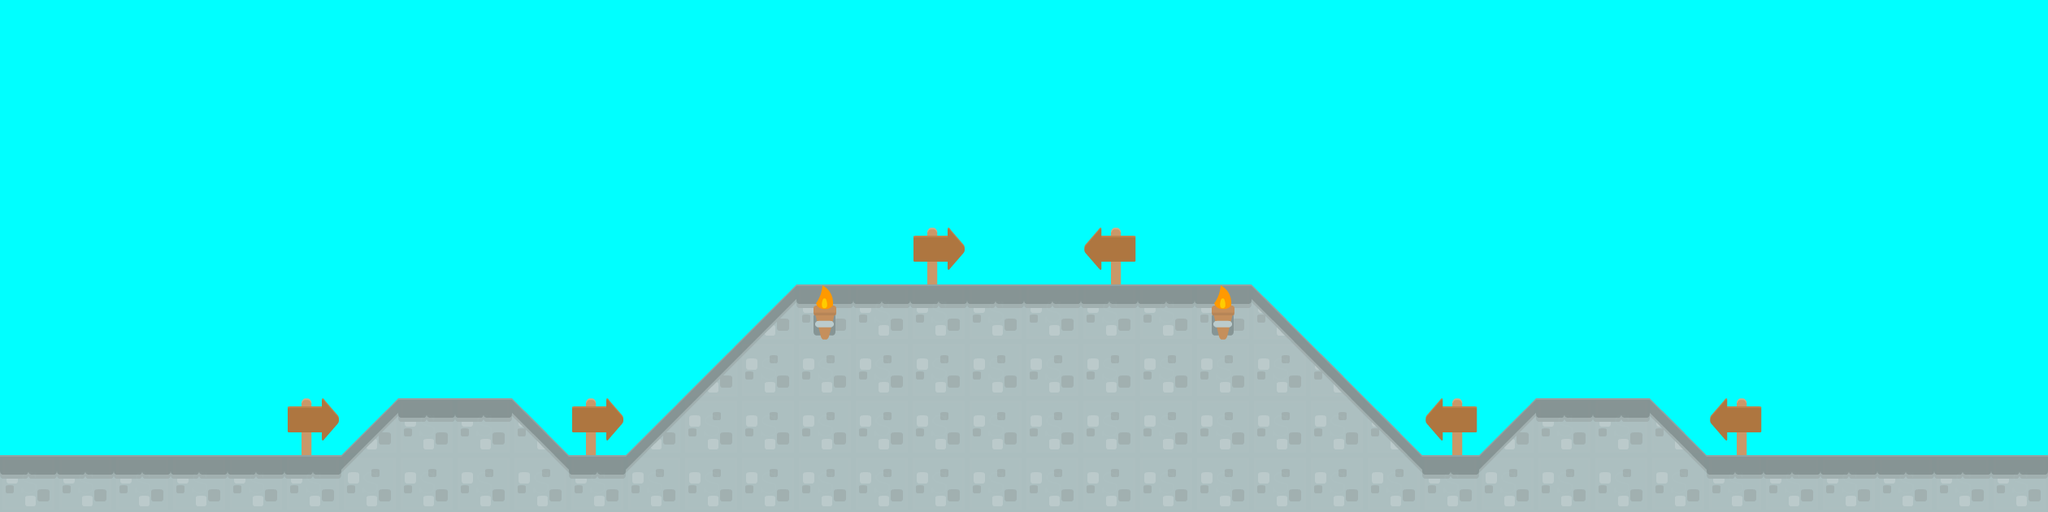

A level layout from a 2D game, rendered from its tile map. Below: a short description, then the map file with tile-grid data replaced by summaries:
An orthogonal 36x9 tile map with 70x70 px tiles, 3 tile layers (background1, collision, background2), 2 tilesets and 2 objects (EnemyBase, PlayerBase).

<map version="1.0" orientation="orthogonal" renderorder="right-down" width="36" height="9" tilewidth="70" tileheight="70" backgroundcolor="#00ffff">
 <tileset firstgid="1" name="background-tiles" tilewidth="70" tileheight="70">
  <image source="../img/background-tiles.png" width="910" height="910" />
 </tileset>
 <tileset firstgid="170" name="meta-tiles" tilewidth="70" tileheight="70">
  <image source="../img/meta-tiles.png" width="350" height="70" />
  <tile id="1">
   <properties>
    <property name="type" value="lslope" />
   </properties>
  </tile>
  <tile id="2">
   <properties>
    <property name="type" value="solid" />
   </properties>
  </tile>
  <tile id="3">
   <properties>
    <property name="type" value="rslope" />
   </properties>
  </tile>
  <tile id="4">
   <properties>
    <property name="type" value="solid" />
   </properties>
  </tile>
 </tileset>
 <layer name="background1" width="36" height="9">
  <data>[324 cells, 86 non-empty, 8 distinct tile ids]</data>
 </layer>
 <layer name="collision" width="36" height="9" opacity="0.01">
  <data>[324 cells, 80 non-empty, 3 distinct tile ids]</data>
 </layer>
 <objectgroup name="Base Entities">
  <object name="EnemyBase" x="2312" y="420.5" width="68" height="140" />
  <object name="PlayerBase" x="140" y="418" width="70" height="142" />
 </objectgroup>
 <layer name="background2" width="36" height="9">
  <data>[324 cells, 2 non-empty, 1 distinct tile ids]</data>
 </layer>
</map>
